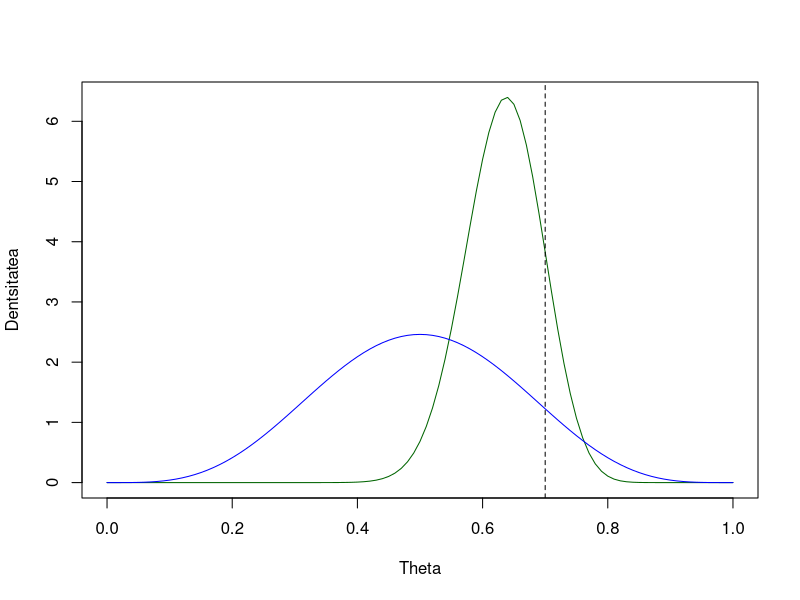
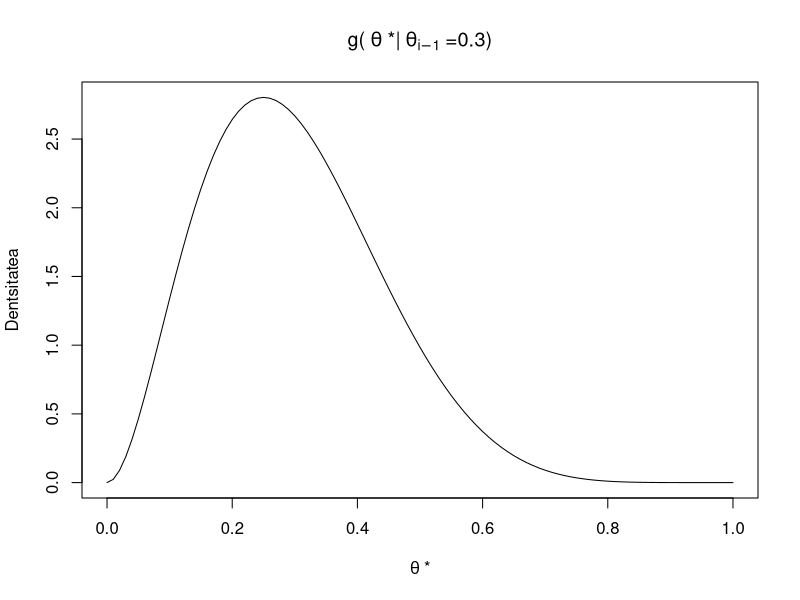
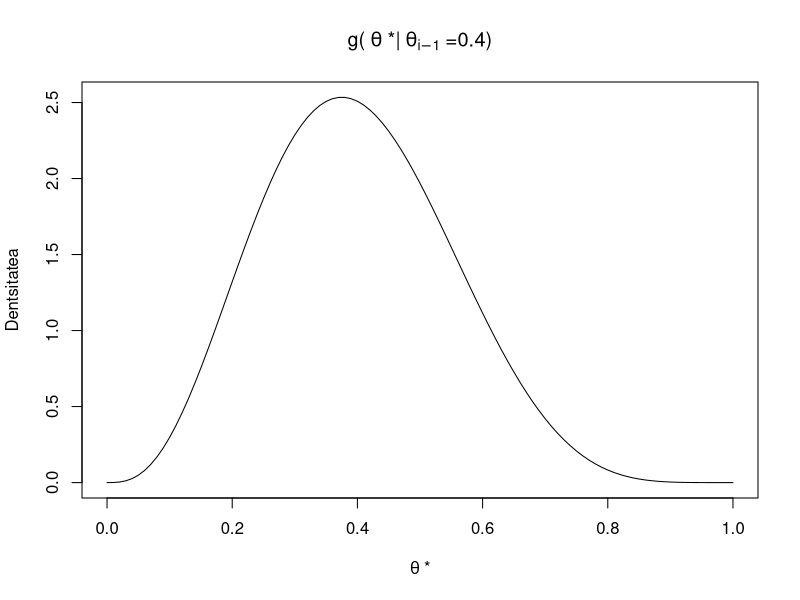
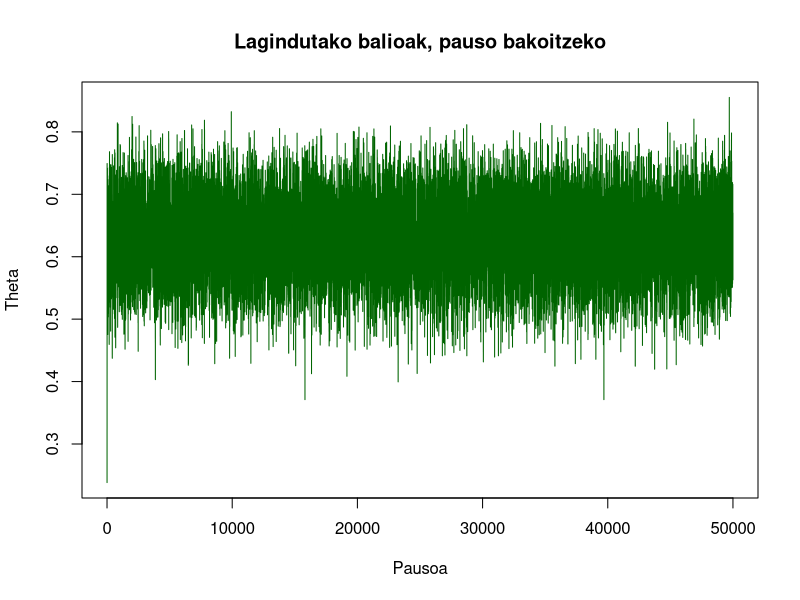
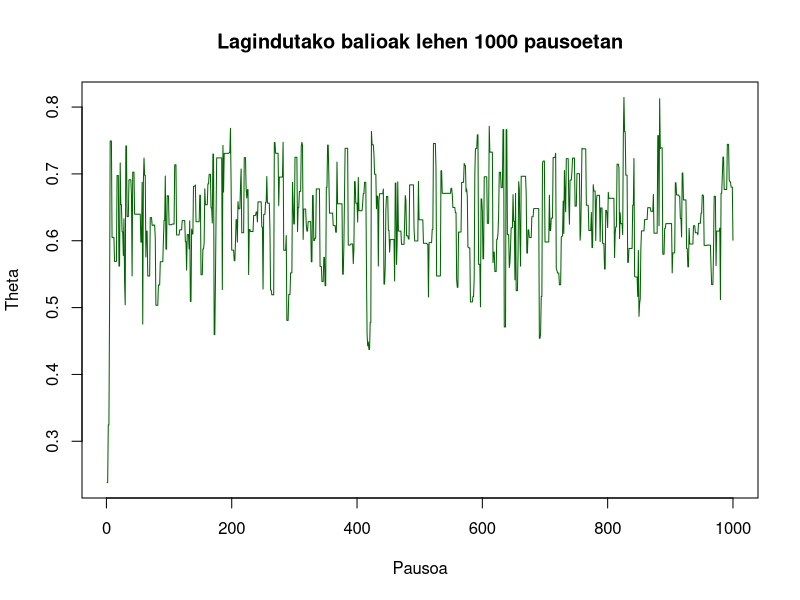
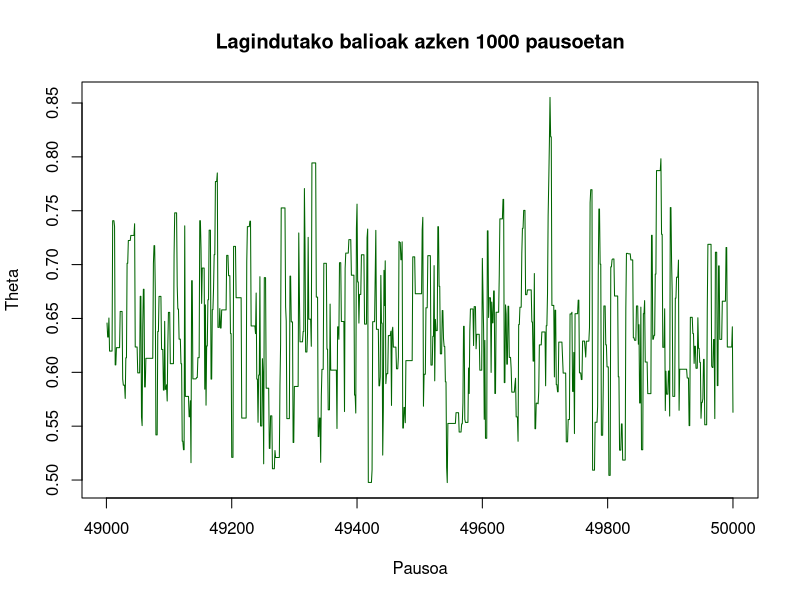
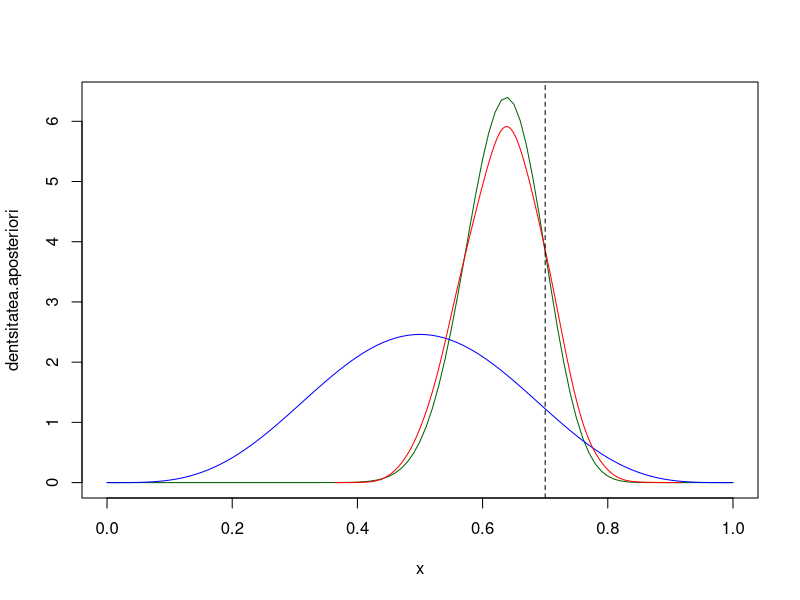

These charts were generated, in order, by the following R code:
## ---- chunk 1
set.seed(666)
## ---- chunk 2
probabilitate.erreala <- 0.7
bernouilli.laginketa.tamaina <- 50
bernouilli.lagina <- runif(bernouilli.laginketa.tamaina) < probabilitate.erreala
bernouilli.lagina
## ---- chunk 3
binomial.true  <- sum(bernouilli.lagina)
binomial.false <- sum(!bernouilli.lagina)
binomial.true
binomial.false
## ---- chunk 4
alfa.apriori <- 5
beta.apriori <- 5

alfa.aposteriori <- alfa.apriori + binomial.true
beta.aposteriori <- beta.apriori + binomial.false

x <- seq(0,1,0.01)
dentsitatea.apriori     <- dbeta(x, alfa.apriori,     beta.apriori)
dentsitatea.aposteriori <- dbeta(x, alfa.aposteriori, beta.aposteriori)

plot(x, dentsitatea.aposteriori, type="l", col="darkgreen", xlab="Theta", ylab="Dentsitatea")
lines(x, dentsitatea.apriori, col="blue")
abline(v=probabilitate.erreala, lty=2)
## ---- chunk 5
theta <- 0.3
x <- seq(0,1, by=0.01)
plot(x,dbeta(x, 10*theta, 10*(1-theta)), type="l", 
     main=expression("g("~theta~"*|"~theta[i-1]~"=0.3)"),
     xlab=expression(theta~"*"), ylab="Dentsitatea")
## ---- chunk 6
theta <- 0.4
x <- seq(0,1, by=0.01)
plot(x,dbeta(x, 10*theta, 10*(1-theta)), type="l", 
     main=expression("g("~theta~"*|"~theta[i-1]~"=0.4)"),
     xlab=expression(theta~"*"), ylab="Dentsitatea")
## ---- chunk 7
mcmc.lagin.kopurua <- 50000

#Lehenengo balioa a priori banaketatik ausaz
aposteriori.lagina <- rbeta(1, alfa.apriori, beta.apriori)

for (i in 1:mcmc.lagin.kopurua) {
  #theta^* balioa proposatu g banaketa erabiliz (ohartu aurreko balioaren baldintzapean dagoela!)
  balio.posible <- rbeta(1, 10*aposteriori.lagina[i], 10*(1-aposteriori.lagina[i])) 
  
  #f(theta_{i-1})
  azkenaren.aposteriori <- (aposteriori.lagina[i]^binomial.true * 
                           (1-aposteriori.lagina[i])^binomial.false)*
                           dbeta(aposteriori.lagina[i], alfa.apriori, beta.apriori)
  #f(theta^*)
  berriaren.aposteriori  <- (balio.posible^binomial.true * 
                            (1-balio.posible)^binomial.false) * 
                            dbeta(balio.posible, alfa.apriori, beta.apriori)
  #rho ratioa
  ratio <- (berriaren.aposteriori *
            dbeta(aposteriori.lagina[i], 10*balio.posible, 10*(1-balio.posible))
            )/(azkenaren.aposteriori * 
               dbeta(balio.posible, 10*aposteriori.lagina[i], 10*(1-aposteriori.lagina[i])))
  
  #Onartu theta^* edo ez probabilistikoki
  if (ratio > runif(1)) { 
    balioa.gehitzeko <- balio.posible
  } else {
    balioa.gehitzeko <- aposteriori.lagina[i]
  }
  #Gehitu erabakitako balioa katera
  aposteriori.lagina <- c(aposteriori.lagina, balioa.gehitzeko)
}
## ---- chunk 8
#Irudikatu kateak egindako ibilibidea
plot(aposteriori.lagina, type="l", col="darkgreen", xlab="Pausoa", ylab="Theta",
     main="Lagindutako balioak, pauso bakoitzeko")
plot(aposteriori.lagina[1:1000], type="l", col="darkgreen", xlab="Pausoa", ylab="Theta",
     main="Lagindutako balioak lehen 1000 pausoetan")
plot(49001:50000, aposteriori.lagina[49001:50000], type="l", col="darkgreen", 
     xlab="Pausoa", ylab="Theta", main="Lagindutako balioak azken 1000 pausoetan")
## ---- chunk 9
#Hartu lagindutako katetik azken 5000 balioak eta estimatu dentsitate funtzioa
dens <- density(tail(aposteriori.lagina, 5000), adjust=2)

#Irudikatu banaketa egonkorra (lagindu nahi dugun banaketa)
plot(x, dentsitatea.aposteriori, type="l", col="darkgreen")
lines(x, dentsitatea.apriori, col="blue")
lines(dens, col="red")
abline(v=probabilitate.erreala, lty=2)
## ---- chunk 10
lagina <- c(2, 3, 1, 3, 3,  3, 3, 4, 5, 7, 8, 9, 2, 1, 6, 4, 8, 6, 5, 5, 
            8, 5, 6, 4, 10, 7, 3, 2, 7, 4, 3, 7, 8, 2, 9, 4, 5, 2, 4, 2, 
            2, 7, 5, 5,  4, 2, 3, 5, 5, 6)
